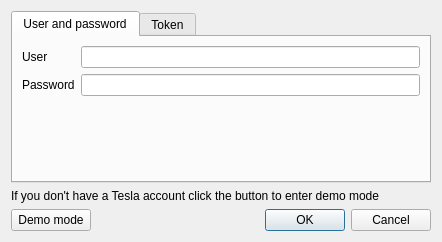
<?xml version="1.0" encoding="UTF-8"?>
<ui version="4.0">
 <class>CredentialsDialog</class>
 <widget class="QDialog" name="CredentialsDialog">
  <property name="geometry">
   <rect>
    <x>0</x>
    <y>0</y>
    <width>442</width>
    <height>242</height>
   </rect>
  </property>
  <property name="windowTitle">
   <string>Account Credentials</string>
  </property>
  <layout class="QVBoxLayout" name="verticalLayout">
   <item>
    <layout class="QVBoxLayout" name="verticalLayout_2">
     <item>
      <widget class="QTabWidget" name="Token">
       <property name="currentIndex">
        <number>0</number>
       </property>
       <widget class="QWidget" name="tabUser">
        <attribute name="title">
         <string>User and password</string>
        </attribute>
        <layout class="QVBoxLayout" name="verticalLayout_3">
         <item>
          <layout class="QFormLayout" name="formLayout">
           <item row="1" column="0">
            <widget class="QLabel" name="label">
             <property name="text">
              <string>User</string>
             </property>
            </widget>
           </item>
           <item row="1" column="1">
            <widget class="QLineEdit" name="userName">
             <property name="readOnly">
              <bool>false</bool>
             </property>
            </widget>
           </item>
           <item row="2" column="0">
            <widget class="QLabel" name="label_2">
             <property name="text">
              <string>Password</string>
             </property>
            </widget>
           </item>
           <item row="2" column="1">
            <widget class="QLineEdit" name="userPassword">
             <property name="echoMode">
              <enum>QLineEdit::Password</enum>
             </property>
            </widget>
           </item>
           <item row="3" column="1">
            <widget class="QLabel" name="message">
             <property name="font">
              <font>
               <weight>75</weight>
               <bold>true</bold>
              </font>
             </property>
             <property name="text">
              <string/>
             </property>
            </widget>
           </item>
          </layout>
         </item>
         <item>
          <spacer name="verticalSpacer">
           <property name="orientation">
            <enum>Qt::Vertical</enum>
           </property>
           <property name="sizeHint" stdset="0">
            <size>
             <width>20</width>
             <height>0</height>
            </size>
           </property>
          </spacer>
         </item>
        </layout>
       </widget>
       <widget class="QWidget" name="tabToken">
        <attribute name="title">
         <string>Token</string>
        </attribute>
        <layout class="QVBoxLayout" name="verticalLayout_4">
         <item>
          <layout class="QFormLayout" name="formLayout_3">
           <item row="0" column="0">
            <widget class="QLabel" name="label_4">
             <property name="text">
              <string>Token:</string>
             </property>
            </widget>
           </item>
           <item row="0" column="1">
            <widget class="QLineEdit" name="apiToken"/>
           </item>
           <item row="1" column="1">
            <widget class="QLabel" name="TokenMessage">
             <property name="font">
              <font>
               <weight>75</weight>
               <bold>true</bold>
              </font>
             </property>
             <property name="text">
              <string/>
             </property>
            </widget>
           </item>
          </layout>
         </item>
         <item>
          <spacer name="verticalSpacer_2">
           <property name="orientation">
            <enum>Qt::Vertical</enum>
           </property>
           <property name="sizeHint" stdset="0">
            <size>
             <width>20</width>
             <height>40</height>
            </size>
           </property>
          </spacer>
         </item>
        </layout>
       </widget>
      </widget>
     </item>
     <item>
      <widget class="QLabel" name="label_5">
       <property name="text">
        <string>If you don't have a Tesla account click the button to enter demo mode</string>
       </property>
      </widget>
     </item>
     <item>
      <layout class="QHBoxLayout" name="horizontalLayout_2">
       <item>
        <widget class="QPushButton" name="DemoMode">
         <property name="text">
          <string>Demo mode</string>
         </property>
        </widget>
       </item>
       <item>
        <spacer name="horizontalSpacer">
         <property name="orientation">
          <enum>Qt::Horizontal</enum>
         </property>
         <property name="sizeHint" stdset="0">
          <size>
           <width>40</width>
           <height>20</height>
          </size>
         </property>
        </spacer>
       </item>
       <item>
        <widget class="QDialogButtonBox" name="buttonBox">
         <property name="standardButtons">
          <set>QDialogButtonBox::Cancel|QDialogButtonBox::Ok</set>
         </property>
        </widget>
       </item>
      </layout>
     </item>
     <item>
      <layout class="QHBoxLayout" name="horizontalLayout"/>
     </item>
    </layout>
   </item>
  </layout>
 </widget>
 <resources/>
 <connections/>
</ui>
